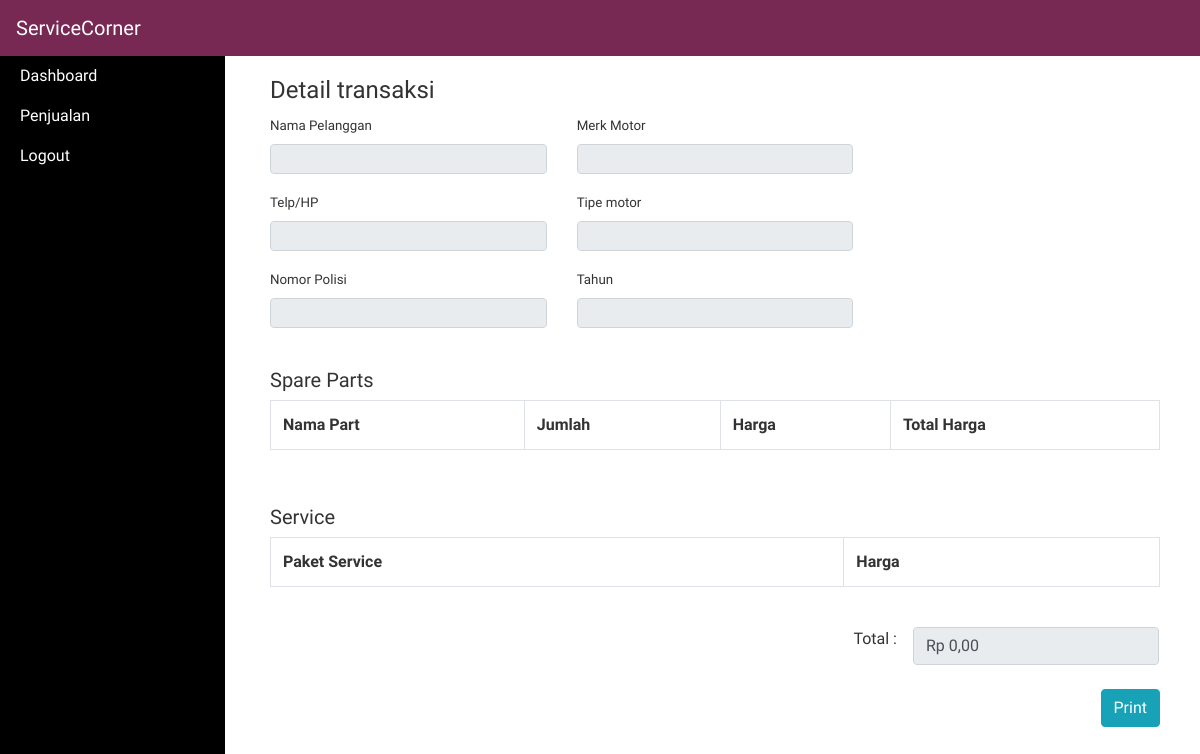
Before: /index.php/testing/struk with the older database file.
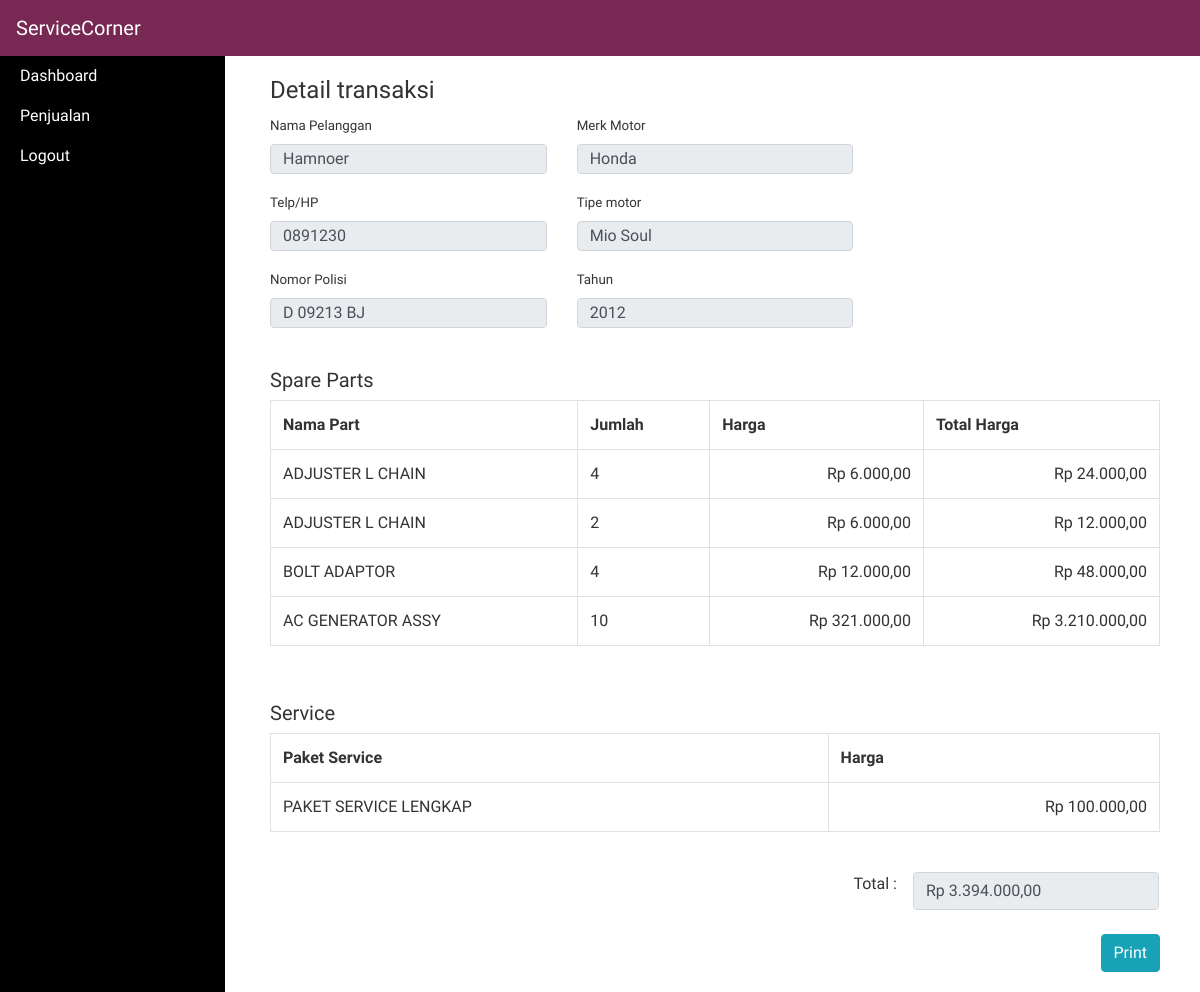
After: the same page with the newer database file.
### tables this page shows
CREATE TABLE data_transaksi
(
    id_master int(11) PRIMARY KEY NOT NULL AUTO_INCREMENT,
    tanggal date NOT NULL,
    id_pelanggan int(11) NOT NULL,
    id_kasir int(11) NOT NULL,
    total_tagihan int(11) NOT NULL,
    keluhan text NOT NULL,
    CONSTRAINT data_transaksi_data_pelanggan_id_pelanggan_fk FOREIGN KEY (id_pelanggan) REFERENCES data_pelanggan (id_pelanggan),
    CONSTRAINT data_transaksi_data_kasir_id_kasir_fk FOREIGN KEY (id_kasir) REFERENCES data_kasir (id_kasir)
);

CREATE TABLE data_pelanggan
(
    id_pelanggan int(11) PRIMARY KEY NOT NULL AUTO_INCREMENT,
    nama varchar(30) NOT NULL,
    no_telp varchar(12) NOT NULL,
    nopol_kendaraan varchar(20) NOT NULL,
    tahun_kendaraan year(4) NOT NULL,
    merk_kendaraan varchar(20) NOT NULL,
    tipe_kendaraan varchar(20) NOT NULL
);

CREATE TABLE data_detail_sparepart
(
    id_detail int(11) PRIMARY KEY NOT NULL AUTO_INCREMENT,
    id_master int(11) NOT NULL,
    id_part varchar(5) NOT NULL,
    jumlah int(11) NOT NULL,
    total_biaya int(11) NOT NULL,
    CONSTRAINT data_transaksi_sparepart_data_transaksi_master_id_master_fk FOREIGN KEY (id_master) REFERENCES data_transaksi (id_master),
    CONSTRAINT data_transaksi_sparepart_data_sparepart_id_part_fk FOREIGN KEY (id_part) REFERENCES data_sparepart (id_part)
);

CREATE TABLE data_sparepart
(
    id_part varchar(5) PRIMARY KEY NOT NULL,
    nama varchar(30) NOT NULL,
    harga int(11) NOT NULL
);

### application/controllers/Testing.php (called while the page is built, shortened)
<?php
class Testing extends CI_Controller
{
    public function __construct()
    {
        $this->load->helper('url');
        $this->load->library('session');
        $this->load->model('ModelMaster');
    }
    public function struk(){
        $id_master = '46';
        $data['pelanggan'] = $this->ModelMaster->getPelanggan($id_master);
        $data['sparepart'] = $this->ModelMaster->getPart($id_master);
        $data['layanan'] = $this->ModelMaster->getService($id_master);
        $data['master'] = $this->ModelMaster->getbyId($id_master);
        $this->load->view("Struk.php", $data);
    }
}

### index.php (called while the page is built, shortened)
<?php
require_once BASEPATH.'core/CodeIgniter.php';

### application/models/ModelMaster.php (called while the page is built, shortened)
<?php
class ModelMaster extends CI_Model
{
    public function getbyId($data){
        $query = $this->db->get_where('data_transaksi', array('id_master' => $data));
        return $query->row();
    }
    public function getPelanggan($id){
        $query = $this->db->query("SELECT data_transaksi.id_pelanggan,nama,no_telp,nopol_kendaraan,tanggal,merk_kendaraan,tipe_kendaraan,tahun_kendaraan FROM data_transaksi inner join data_pelanggan dp on data_transaksi.id_pelanggan = dp.id_pelanggan where data_transaksi.id_master = '".$id."';");
        return $query->row();
    }
    public function getPart($id){
        $query = $this->db->query("SELECT dds.id_part, nama,harga,jumlah,total_biaya FROM data_transaksi inner join data_detail_sparepart dds on data_transaksi.id_master = dds.id_master inner join data_sparepart sparepart on dds.id_part = sparepart.id_part where data_transaksi.id_master = '".$id."';");
        return $query->result();
    }
    public function getService($id){
        $query = $this->db->query("SELECT ddl.id_layanan,nama,harga FROM data_transaksi inner join data_detail_layanan ddl on data_transaksi.id_master = ddl.id_master join data_layanan layanan on ddl.id_layanan = layanan.id_layanan where data_transaksi.id_master = '".$id."';");
        return $query->result();
    }
}

### application/views/Struk.php (the view, shortened to what this page needs)
<!DOCTYPE html>
<html lang="en">
<head>
    <link rel="stylesheet" href="<?php echo base_url('assets/css/bootstrap.min.css'); ?>">
    <link rel="stylesheet" href="https://cdn.linearicons.com/free/1.0.0/icon-font.min.css">
    <link rel="stylesheet" href="<?php echo base_url('assets/css/style.css'); ?>">
</head>
<body>
<div id="wrapper">
    <nav class="navbar navbar-expand-lg navbar-dark bg-dark fixed-top">
        <a class="navbar-brand" href="#">ServiceCorner</a>
    </nav>
    <div class="row">
        <div class="col-xs-4">
            <div class="col-xs-12" id="sidebar-wrapper">
                <div class="sidebar">
                    <ul class="sidebar-nav">
                        <li>
                            <a href="<?php echo base_url()?>"><span class="lnr lnr-home"></span>Dashboard</a>
                        </li>
                        <li>
                            <a href="<?php echo base_url('kasir/transaksi')?>"><span class="lnr lnr-cart"></span>Penjualan</a>
                        </li>
                        <li>
                            <a href="<?php echo base_url('kasir/logout')?>"><span class="lnr lnr-exit"></span>Logout</a>
                        </li>
                    </ul>
                </div>
            </div>
        </div>
        <div class="col-xs-8">
            <div id="page-content-wrapper">
                <div class="container-fluid">
                        <h4>Detail transaksi</h4>
                        <div class="row">
                            <div class="col-md-4">
                                <div class="form-group">
                                    <label for="">Nama Pelanggan</label>
                                    <input type="text" name="namaPel" class="form-control" value="<?php echo $pelanggan->nama?>" readonly>
                                </div>
                                <div class="form-group">
                                    <label for="">Telp/HP</label>
                                    <input type="text" name="telpPel" class="form-control" value="<?php echo $pelanggan->no_telp?>" readonly>
                                </div>
                                <div class="form-group">
                                    <label for="">Nomor Polisi</label>
                                    <input type="text" name="nopol" class="form-control" value="<?php echo $pelanggan->nopol_kendaraan?>" readonly>
                                </div>
                            </div>
                            <div class="col-md-4">
                                <div class="form-group">
                                    <label for="">Merk Motor</label>
                                    <input type="text" name="merk_kendaraan" class="form-control" value="<?php echo $pelanggan->merk_kendaraan?>" readonly>
                                </div>
                                <div class="form-group">
                                    <label for="">Tipe motor</label>
                                    <input type="text" name="tipe_kendaraan" class="form-control" value="<?php echo $pelanggan->tipe_kendaraan?>" readonly>
                                </div>
                                <div class="form-group">
                                    <label for="">Tahun</label>
                                    <input type="text" name="tahun_kendaraan" class="form-control" value="<?php echo $pelanggan->tahun_kendaraan?>" readonly>
                                </div>
                            </div>
                        </div>
                        <br>
                        <h5>Spare Parts</h5>
                        <div id="spare-parts">
                            <div class="table-repsonsive">
                                <table class="table table-bordered tr_input" id="item_table">
                                    <tr>
                                        <th>Nama Part</th>
                                        <th>Jumlah</th>
                                        <th>Harga</th>
                                        <th>Total Harga</th>
                                    </tr>
                                    <?php foreach ($sparepart as $item) { ?>
                                        <tr>
                                            <td><?php echo $item->nama?></td>
                                            <td><?php echo $item->jumlah?></td>
                                            <td STYLE="text-align: right"><?php echo  "Rp ".number_format( $item->harga,2,',','.')?></td>
                                            <td STYLE="text-align: right"><?php echo  "Rp ".number_format( $item->total_biaya,2,',','.')?></td>
                                        </tr>
                                        <?php
                                    }
                                    ?>
                                </table>
                            </div>
                            <br>
                        </div>
                        <h5>Service</h5>
                        <div id="service">
                            <div class="table-repsonsive">
                                <table class="table table-bordered sr_input" id="service_table">
                                    <tr>
                                        <th>Paket Service</th>
                                        <th>Harga</th>
                                    </tr>
                                    <?php foreach ($layanan as $item) { ?>
                                        <tr>
                                            <td><?php echo $item->nama?></td>
                                            <td STYLE="text-align: right"><?php echo  "Rp ".number_format( $item->harga,2,',','.')?></td>
                                        </tr>
                                        <?php
                                    }
                                    ?>
                                </table>
                            </div>
                        </div>
                        <br>
                        <div class="row justify-content-end">
                            <label for="">Total : </label>
                            <div align="right" class="ml-3 mr-3">
                                <input type="text" name="item" class="form-control" value="<?php echo "Rp ".number_format( $master->total_tagihan,2,',','.')?>" readonly>
                            </div>
                        </div>
                        <br>
                        <div align="right">
                            <a href="<?php echo base_url('laporan')?>" target="_blank"><button  name="submit" class="btn btn-info" value="Print">Print</button></a>
                        </div>
                </div>
            </div>
        </div>
    </div>
</div>
</body>
</html>

### assets/css/style.css (style rules this page uses)
body { margin: 0; }
#sidebar-wrapper { z-index: 1000; position: fixed; max-width: 20%; width: 250px; height: 100%; margin-top: 56px; overflow-y: auto; background: #000; }
#page-content-wrapper { width: 80%; position: absolute; margin-top: 56px; margin-left: 250px; padding: 20px; }
.sidebar-nav { position: absolute; top: 0; width: 250px; margin: 0; padding: 0; list-style: none; }
.sidebar-nav li { text-indent: 20px; line-height: 40px; }
.sidebar-nav li a { display: block; text-decoration: none; color: white; }
.form-group label { font-size: 10pt; }
.form-group input { height: 30px; }
#spare-parts { margin-bottom: 15px; }

Changed rows visible on the page:
added data_transaksi: namaPel "Hamnoer", telpPel "0891230", nopol "D 09213 BJ", merk_kendaraan "Honda", tipe_kendaraan "Mio Soul", tahun_kendaraan "2012", item "Rp 3.394.000,00"
added data_detail_sparepart: id_part.nama "ADJUSTER L CHAIN", jumlah "4", id_part.harga "6.000,00", total_biaya "24.000,00"
added data_detail_sparepart: id_part.nama "ADJUSTER L CHAIN", jumlah "2", id_part.harga "6.000,00", total_biaya "12.000,00"
added data_detail_sparepart: id_part.nama "BOLT ADAPTOR", jumlah "4", id_part.harga "12.000,00", total_biaya "48.000,00"
added data_detail_sparepart: id_part.nama "AC GENERATOR ASSY", jumlah "10", id_part.harga "321.000,00", total_biaya "3.210.000,00"
Other visible differences:
form field item: "Rp 0,00" → (not shown)
new list line: "PAKET SERVICE LENGKAP Rp 100.000,00"
